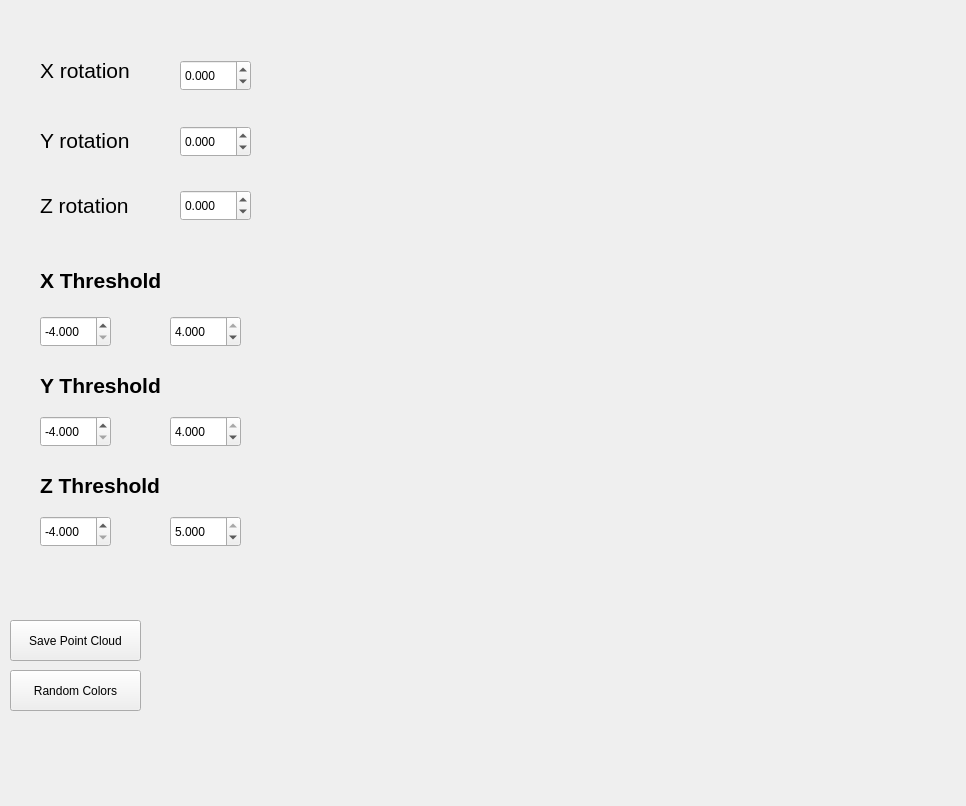
<?xml version="1.0" encoding="UTF-8"?>
<ui version="4.0">
 <class>PCLViewer</class>
 <widget class="QMainWindow" name="PCLViewer">
  <property name="geometry">
   <rect>
    <x>0</x>
    <y>0</y>
    <width>966</width>
    <height>806</height>
   </rect>
  </property>
  <property name="minimumSize">
   <size>
    <width>0</width>
    <height>0</height>
   </size>
  </property>
  <property name="maximumSize">
   <size>
    <width>5000</width>
    <height>5000</height>
   </size>
  </property>
  <property name="windowTitle">
   <string>PCLViewer</string>
  </property>
  <widget class="QWidget" name="centralwidget">
   <widget class="QVTKWidget" name="qvtkWidget">
    <property name="geometry">
     <rect>
      <x>300</x>
      <y>10</y>
      <width>640</width>
      <height>711</height>
     </rect>
    </property>
   </widget>
   <widget class="QLabel" name="label">
    <property name="geometry">
     <rect>
      <x>40</x>
      <y>60</y>
      <width>101</width>
      <height>21</height>
     </rect>
    </property>
    <property name="font">
     <font>
      <pointsize>16</pointsize>
      <weight>50</weight>
      <italic>false</italic>
      <bold>false</bold>
     </font>
    </property>
    <property name="text">
     <string>X rotation </string>
    </property>
   </widget>
   <widget class="QLabel" name="label_2">
    <property name="geometry">
     <rect>
      <x>40</x>
      <y>130</y>
      <width>101</width>
      <height>21</height>
     </rect>
    </property>
    <property name="font">
     <font>
      <pointsize>16</pointsize>
      <weight>50</weight>
      <italic>false</italic>
      <bold>false</bold>
     </font>
    </property>
    <property name="text">
     <string>Y rotation</string>
    </property>
   </widget>
   <widget class="QLabel" name="label_3">
    <property name="geometry">
     <rect>
      <x>40</x>
      <y>190</y>
      <width>131</width>
      <height>31</height>
     </rect>
    </property>
    <property name="font">
     <font>
      <pointsize>16</pointsize>
      <weight>50</weight>
      <italic>false</italic>
      <bold>false</bold>
     </font>
    </property>
    <property name="text">
     <string>Z rotation</string>
    </property>
   </widget>
   <widget class="QPushButton" name="saveButton">
    <property name="geometry">
     <rect>
      <x>10</x>
      <y>620</y>
      <width>131</width>
      <height>41</height>
     </rect>
    </property>
    <property name="text">
     <string>Save Point Cloud</string>
    </property>
   </widget>
   <widget class="QPushButton" name="randomcolorbutton">
    <property name="geometry">
     <rect>
      <x>10</x>
      <y>670</y>
      <width>131</width>
      <height>41</height>
     </rect>
    </property>
    <property name="text">
     <string>Random Colors</string>
    </property>
   </widget>
   <widget class="QLabel" name="label_5">
    <property name="geometry">
     <rect>
      <x>40</x>
      <y>260</y>
      <width>161</width>
      <height>41</height>
     </rect>
    </property>
    <property name="font">
     <font>
      <pointsize>16</pointsize>
      <weight>75</weight>
      <bold>true</bold>
     </font>
    </property>
    <property name="text">
     <string>X Threshold</string>
    </property>
   </widget>
   <widget class="QLabel" name="label_6">
    <property name="geometry">
     <rect>
      <x>40</x>
      <y>370</y>
      <width>131</width>
      <height>31</height>
     </rect>
    </property>
    <property name="font">
     <font>
      <pointsize>16</pointsize>
      <weight>75</weight>
      <bold>true</bold>
     </font>
    </property>
    <property name="text">
     <string>Y Threshold</string>
    </property>
   </widget>
   <widget class="QLabel" name="label_7">
    <property name="geometry">
     <rect>
      <x>40</x>
      <y>470</y>
      <width>141</width>
      <height>31</height>
     </rect>
    </property>
    <property name="font">
     <font>
      <pointsize>16</pointsize>
      <weight>75</weight>
      <bold>true</bold>
     </font>
    </property>
    <property name="text">
     <string>Z Threshold</string>
    </property>
   </widget>
   <widget class="QDoubleSpinBox" name="x_threshold_left">
    <property name="geometry">
     <rect>
      <x>40</x>
      <y>316</y>
      <width>71</width>
      <height>31</height>
     </rect>
    </property>
    <property name="decimals">
     <number>3</number>
    </property>
    <property name="minimum">
     <double>-4.000000000000000</double>
    </property>
    <property name="maximum">
     <double>4.000000000000000</double>
    </property>
    <property name="singleStep">
     <double>0.010000000000000</double>
    </property>
    <property name="value">
     <double>-4.000000000000000</double>
    </property>
   </widget>
   <widget class="QDoubleSpinBox" name="x_threshold_right">
    <property name="geometry">
     <rect>
      <x>170</x>
      <y>316</y>
      <width>71</width>
      <height>31</height>
     </rect>
    </property>
    <property name="decimals">
     <number>3</number>
    </property>
    <property name="minimum">
     <double>-4.000000000000000</double>
    </property>
    <property name="maximum">
     <double>4.000000000000000</double>
    </property>
    <property name="singleStep">
     <double>0.010000000000000</double>
    </property>
    <property name="value">
     <double>4.000000000000000</double>
    </property>
   </widget>
   <widget class="QDoubleSpinBox" name="y_threshold_bottom">
    <property name="geometry">
     <rect>
      <x>40</x>
      <y>416</y>
      <width>71</width>
      <height>31</height>
     </rect>
    </property>
    <property name="decimals">
     <number>3</number>
    </property>
    <property name="minimum">
     <double>-4.000000000000000</double>
    </property>
    <property name="maximum">
     <double>4.000000000000000</double>
    </property>
    <property name="singleStep">
     <double>0.010000000000000</double>
    </property>
    <property name="value">
     <double>-4.000000000000000</double>
    </property>
   </widget>
   <widget class="QDoubleSpinBox" name="y_threshold_top">
    <property name="geometry">
     <rect>
      <x>170</x>
      <y>416</y>
      <width>71</width>
      <height>31</height>
     </rect>
    </property>
    <property name="decimals">
     <number>3</number>
    </property>
    <property name="minimum">
     <double>-4.000000000000000</double>
    </property>
    <property name="maximum">
     <double>4.000000000000000</double>
    </property>
    <property name="singleStep">
     <double>0.010000000000000</double>
    </property>
    <property name="value">
     <double>4.000000000000000</double>
    </property>
   </widget>
   <widget class="QDoubleSpinBox" name="z_threshold_near">
    <property name="geometry">
     <rect>
      <x>40</x>
      <y>516</y>
      <width>71</width>
      <height>31</height>
     </rect>
    </property>
    <property name="decimals">
     <number>3</number>
    </property>
    <property name="minimum">
     <double>-4.000000000000000</double>
    </property>
    <property name="maximum">
     <double>5.000000000000000</double>
    </property>
    <property name="singleStep">
     <double>0.010000000000000</double>
    </property>
    <property name="value">
     <double>-4.000000000000000</double>
    </property>
   </widget>
   <widget class="QDoubleSpinBox" name="z_threshold_far">
    <property name="geometry">
     <rect>
      <x>170</x>
      <y>516</y>
      <width>71</width>
      <height>31</height>
     </rect>
    </property>
    <property name="decimals">
     <number>3</number>
    </property>
    <property name="maximum">
     <double>5.000000000000000</double>
    </property>
    <property name="singleStep">
     <double>0.010000000000000</double>
    </property>
    <property name="value">
     <double>5.000000000000000</double>
    </property>
   </widget>
   <widget class="QDoubleSpinBox" name="x_rotation">
    <property name="geometry">
     <rect>
      <x>180</x>
      <y>60</y>
      <width>71</width>
      <height>31</height>
     </rect>
    </property>
    <property name="decimals">
     <number>3</number>
    </property>
    <property name="minimum">
     <double>-180.000000000000000</double>
    </property>
    <property name="maximum">
     <double>180.000000000000000</double>
    </property>
    <property name="singleStep">
     <double>0.010000000000000</double>
    </property>
   </widget>
   <widget class="QDoubleSpinBox" name="y_rotation">
    <property name="geometry">
     <rect>
      <x>180</x>
      <y>126</y>
      <width>71</width>
      <height>31</height>
     </rect>
    </property>
    <property name="decimals">
     <number>3</number>
    </property>
    <property name="minimum">
     <double>-180.000000000000000</double>
    </property>
    <property name="maximum">
     <double>180.000000000000000</double>
    </property>
    <property name="singleStep">
     <double>0.010000000000000</double>
    </property>
   </widget>
   <widget class="QDoubleSpinBox" name="z_rotation">
    <property name="geometry">
     <rect>
      <x>180</x>
      <y>190</y>
      <width>71</width>
      <height>31</height>
     </rect>
    </property>
    <property name="decimals">
     <number>3</number>
    </property>
    <property name="minimum">
     <double>-180.000000000000000</double>
    </property>
    <property name="maximum">
     <double>180.000000000000000</double>
    </property>
    <property name="singleStep">
     <double>0.010000000000000</double>
    </property>
   </widget>
  </widget>
 </widget>
 <customwidgets>
  <customwidget>
   <class>QVTKWidget</class>
   <extends>QWidget</extends>
   <header>QVTKWidget.h</header>
  </customwidget>
 </customwidgets>
 <resources/>
 <connections/>
</ui>
